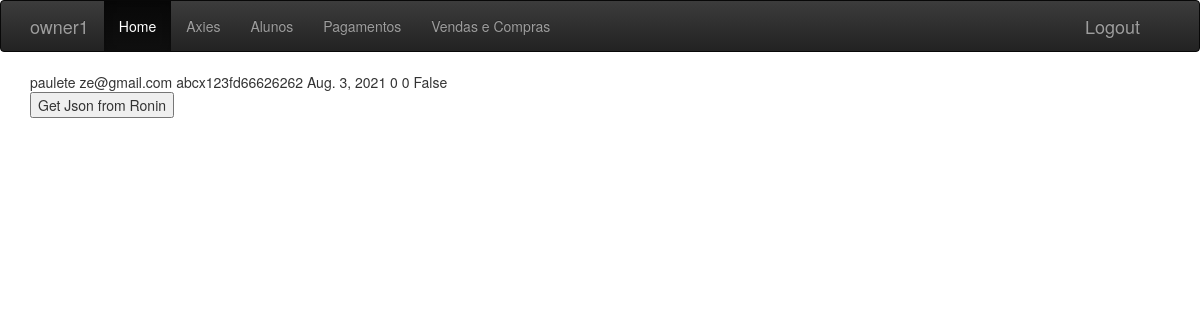
Before: /student/1/ (signed in) with the older database file.
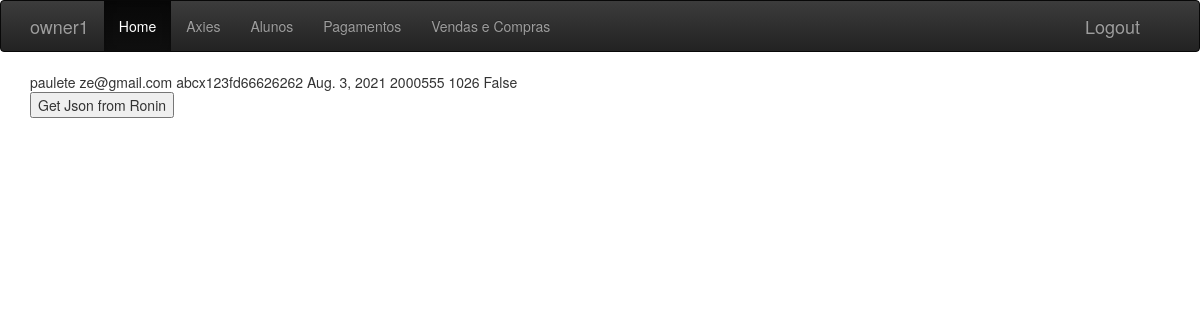
After: the same page with the newer database file.
### manager/models.py (models this page shows, shortened)
class Student(models.Model):
    name = models.CharField(max_length=200)
    email = models.EmailField(max_length=100)
    start_date = models.DateField(blank=True, null=True)
    current_slp = models.PositiveIntegerField(default=0)
    total_slp = models.PositiveIntegerField(default=0)
    active = models.BooleanField(default=False)
    observarion = models.TextField(blank=True, null=True)
    ronin_id = models.CharField(max_length=42, null=True, blank=True)
    user = models.ForeignKey(User, related_name="userStudents", on_delete=models.DO_NOTHING)

### manager/views.py (the view)
# urls.py: path('student/<int:pk>/', views.StudentDetailView.as_view(), name="student_detail"),
class StudentDetailView(LoginRequiredMixin, DetailView):
    login_url = "/"
    model = Student

### manager/templates/manager/student_detail.html (shortened to what this page needs)
{% extends "manager/base.html" %}
{% block content %}
    <div>
        {{ student.name }}
        {{ student.email }}
        {{ student.ronin_id }}
        {{ student.start_date }}
        {{ student.current_slp }}
        {{ student.total_slp }}
        {{ student.active }}
        <form action='get_json_from_ronin_id' method='GET'>
            <button type='submit'>Get Json from Ronin</button>
        </form>
    </div>
{% endblock %}

### manager/templates/manager/base.html (shortened to what this page needs)
<!DOCTYPE html>
{% load static %}
<html>
  <head>
    <link rel="stylesheet" href="{% static 'css/bootstrap.css' %}" />
    <link rel="stylesheet" href="{% static 'css/bootstrap-theme.css' %}" />
  </head>
  <body>
    <nav class="navbar navbar-inverse">
      <div class="container">
        <div class="navbar-header">
          <a class="navbar-brand">{{ user.username }}</a>
        </div>
        <div class="navbar-collapse collapse">
          <ul class="nav navbar-nav">
            <li class="active"><a href="#">Home</a></li>
            <li><a href="{% url 'axie_list' %}">Axies</a></li>
            <li><a href="{% url 'student_list' %}">Alunos</a></li>
            <li><a href="{% url 'payment_list' %}">Pagamentos</a></li>
            <li><a href="{% url 'buyandsell_list' %}">Vendas e Compras</a></li>
          </ul>
          <div class="navbar-header" style="float: right">
            <a class="navbar-brand" href="{% url 'user_logout' %}">Logout</a>
          </div>
        </div>
      </div>
    </nav>
    <div class="container theme-showcase" role="main">
      {% block content %}
      {% endblock %}
    </div>
  </body>
</html>

Changed rows visible on the page:
changed Student "paulete": current_slp "0" → "2000555"; total_slp "0" → "1026"
